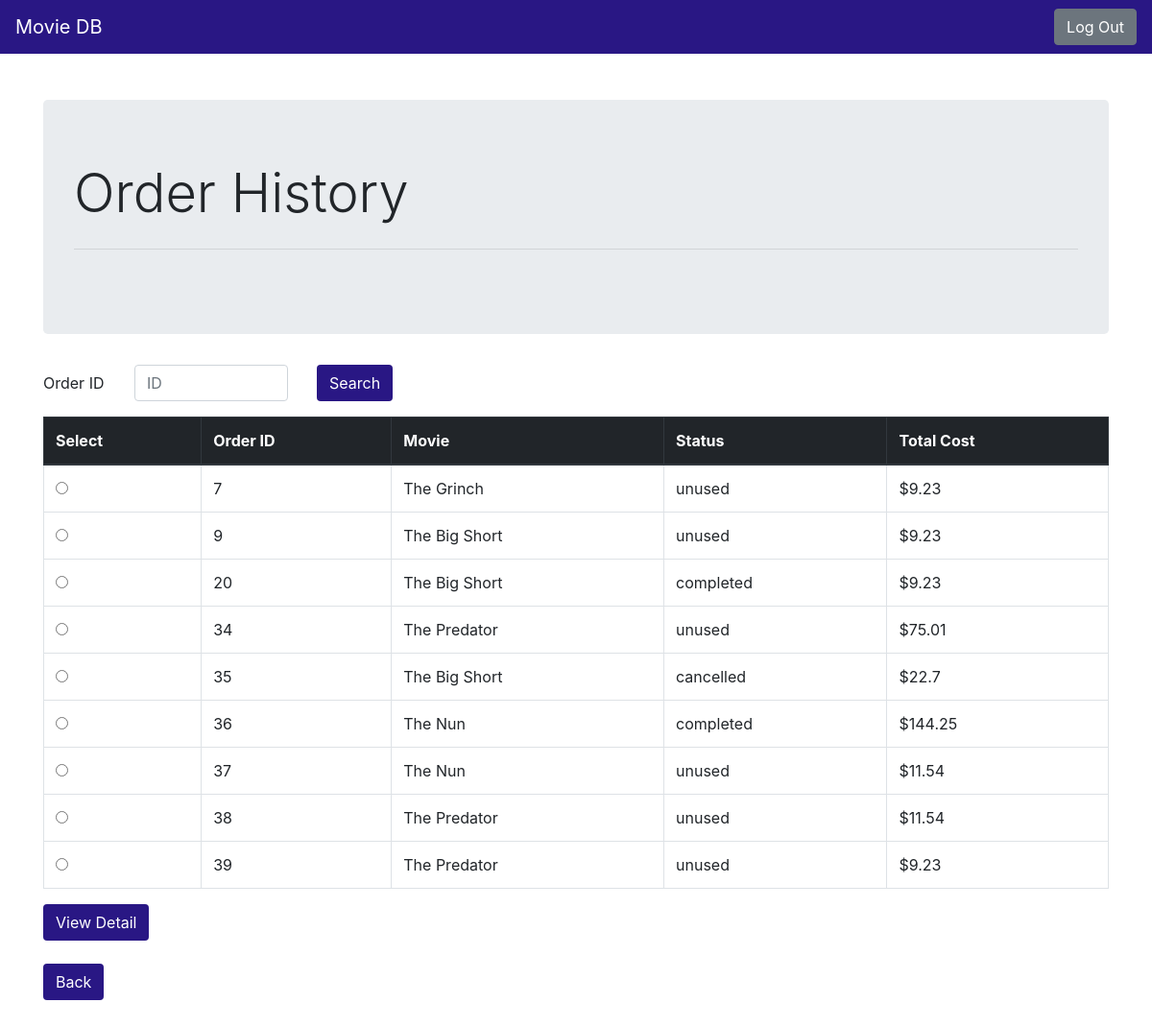
Before: /order_history (signed in) with the older database file.
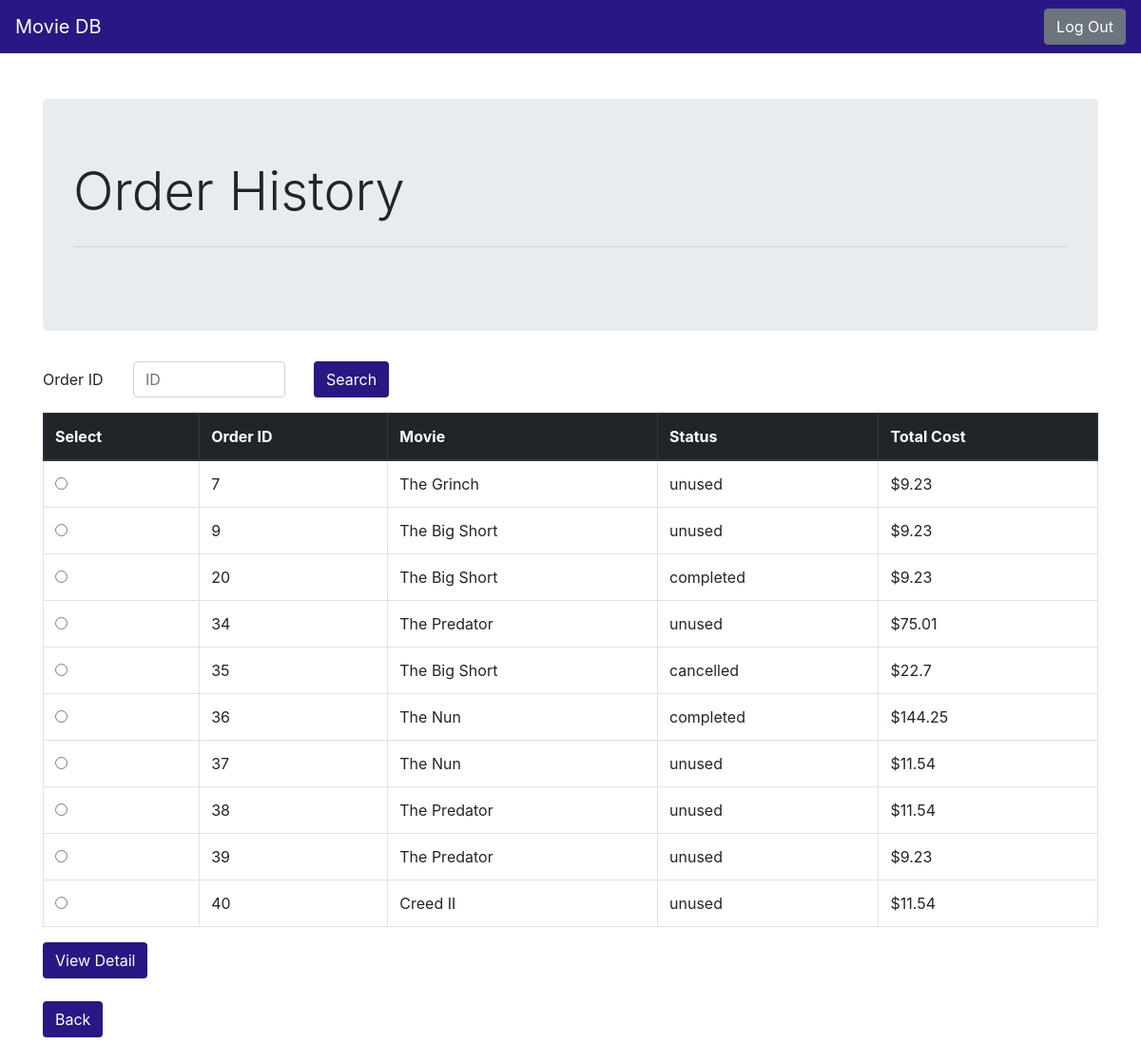
After: the same page with the newer database file.
### tables this page shows
CREATE TABLE ORDERS (
  order_ID integer primary key autoincrement,
  o_date date not null,
  senior_tickets int not null,
  child_tickets int not null,
  adult_tickets int not null,
  total_tickets int not null,
  o_time time not null,
  status varchar[30],
  card_number int not null,
  username varchar[30] not null,
  title varchar[100] not null,
  theater_id int not null,
  constraint ORDERCARD foreign key(card_number) references PAYMENT_INFO(card_no) on delete set null on update cascade,
  constraint ORDERUSER foreign key(username) references CUSTOMER(username) on delete set null on update cascade,
  constraint ORDERTITLE foreign key(title) references MOVIE(title) on delete set null on update cascade,
  constraint ORDERTHEATER foreign key(theater_id) references THEATER(theater_id) on delete set null on update cascade
);

### p3.py (the view)
@app.route('/order_history', methods=['GET', 'POST'])
def order_history():
    db = get_db()
    cur = db.execute('select order_ID, title, status, adult_tickets, senior_tickets, child_tickets from ORDERS where username=?;',[session.get('user')])
    orders = cur.fetchall()
    cur = db.execute('select child_discount as disc from SYSTEM_INFO where child_discount is not null;')
    c = cur.fetchone()
    cur = db.execute('select senior_discount as disc from SYSTEM_INFO where senior_discount is not null;')
    s = cur.fetchone()
    o = []
    for order in orders:
        total = round((int(order['adult_tickets'])*11.54)+(int(order['child_tickets'])*11.54*c['disc'])+(int(order['senior_tickets'])*11.54*s['disc']),2)
        if order['status'] == 'cancelled':
            total = total - 5
        o.append({'order_ID':order['order_ID'], 'title':order['title'], 'status':order['status'], 'total':total})
    return render_template('order_history.html', orders=o, c=c, s=s)

### p3.py (called while the page is built)
def connect_db():
    rv = sqlite3.connect(app.config['DATABASE'])
    rv.row_factory = sqlite3.Row
    return rv

def get_db():
    if not hasattr(g, 'sqlite_db'):
        g.sqlite_db = connect_db()
    return g.sqlite_db

### templates/order_history.html (shortened to what this page needs)
{% extends "navbar.html" %}
{% block body %}
<div class="container">
  <div class="jumbotron">
    <h1 class="display-4">Order History</h1>
    <hr class="my-4">
  </div>
  {% if not orders %}
  <h2>You havent placed any orders yet</h2>
  {% else %}
  <form action="{{ url_for('order_detail') }}" method=post>
    <div class="form-group row">
      <label for="search" class="col-sm-1 col-form-label">Order ID</label>
      <div class="col-sm-2">
        <input type="number" class="form-control" id="search" name="search" placeholder="ID">
      </div>
      <div class="col-sm-1">
        <button type="submit" class="btn" style="background-color: #291784; color: #FFFFFF;">Search</button>
      </div>
    </div>
  </form>
  <form action="{{ url_for('order_detail') }}" method=post>
    <table class="table table-bordered">
      <thead class="thead-dark">
        <tr>
          <th scope="col">Select</th>
          <th scope="col">Order ID</th>
          <th scope="col">Movie</th>
          <th scope="col">Status</th>
          <th scope="col">Total Cost</th>
        </tr>
      </thead>
      <tbody>
        {% for order in orders %}
        <tr>
          <th scope="row">
            <div style="padding-left: 20px">
              <input type="radio" class="form-check-input" name="search" id="search" value="{{ order.order_ID }}">
            </div>
          </th>
          <td>{{ order.order_ID }}</td>
          <td>{{ order.title }}</td>
          <td>{{ order.status }}</td>
          <td>${{ order.total }}</td>
        </tr>
        {% endfor %}
      </tbody>
    </table>
    <button type="submit" class="btn" style="background-color: #291784; color: #FFFFFF;">View Detail</button>
  </form>
  <br>
  <a href="{{ url_for('me') }}" class="btn" role="button" aria-pressed="true"
    style="background-color: #291784; color: #FFFFFF;">Back</a>
  <br><br><br>
  {% endif %}
</div>
{% endblock %}

### templates/navbar.html (shortened to what this page needs)
<!doctype html>
<html lang="en">
<head>
  <link rel="stylesheet" href="https://stackpath.bootstrapcdn.com/bootstrap/4.1.1/css/bootstrap.min.css"
>
</head>
<body>
  <nav class="navbar navbar-expand-sm navbar-dark sticky-top justify-content-between" style="background-color: #291784">
    <a class="navbar-brand" style='color: #FFFFFF'>Movie DB</a>
    {% if session.logged_in %}
    <a class="btn btn-secondary" href="{{ url_for('logout') }}">Log Out</a>
    {% endif %}
  </nav>
  <div><br><br></div>
  {% block body %}{% endblock %}
</body>

Changed rows visible on the page:
added ORDERS: order_ID "40", title "Creed II", status "unused", total "11.54"
